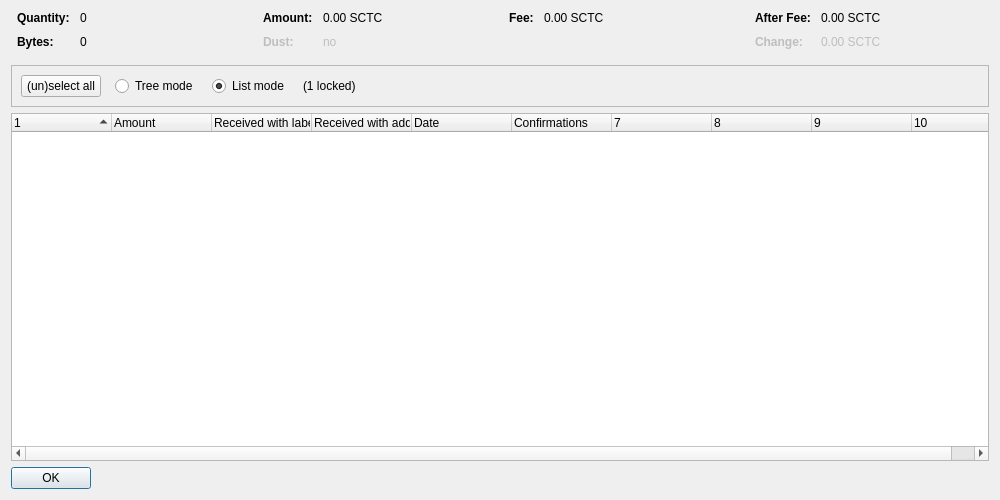
<?xml version="1.0" encoding="UTF-8"?>
<ui version="4.0">
 <class>CoinControlDialog</class>
 <widget class="QDialog" name="CoinControlDialog">
  <property name="geometry">
   <rect>
    <x>0</x>
    <y>0</y>
    <width>1000</width>
    <height>500</height>
   </rect>
  </property>
  <property name="windowTitle">
   <string>Coin Selection</string>
  </property>
  <layout class="QVBoxLayout" name="verticalLayout">
   <item>
    <layout class="QHBoxLayout" name="horizontalLayoutTop" stretch="0,0,0,0">
     <property name="topMargin">
      <number>0</number>
     </property>
     <property name="bottomMargin">
      <number>10</number>
     </property>
     <item>
      <layout class="QFormLayout" name="formLayoutCoinControl1">
       <property name="horizontalSpacing">
        <number>10</number>
       </property>
       <property name="verticalSpacing">
        <number>10</number>
       </property>
       <property name="leftMargin">
        <number>6</number>
       </property>
       <property name="rightMargin">
        <number>6</number>
       </property>
       <item row="0" column="0">
        <widget class="QLabel" name="labelCoinControlQuantityText">
         <property name="font">
          <font>
           <weight>75</weight>
           <bold>true</bold>
          </font>
         </property>
         <property name="text">
          <string>Quantity:</string>
         </property>
        </widget>
       </item>
       <item row="0" column="1">
        <widget class="QLabel" name="labelCoinControlQuantity">
         <property name="cursor">
          <cursorShape>IBeamCursor</cursorShape>
         </property>
         <property name="contextMenuPolicy">
          <enum>Qt::ActionsContextMenu</enum>
         </property>
         <property name="text">
          <string notr="true">0</string>
         </property>
         <property name="textInteractionFlags">
          <set>Qt::LinksAccessibleByMouse|Qt::TextSelectableByKeyboard|Qt::TextSelectableByMouse</set>
         </property>
        </widget>
       </item>
       <item row="1" column="0">
        <widget class="QLabel" name="labelCoinControlBytesText">
         <property name="font">
          <font>
           <weight>75</weight>
           <bold>true</bold>
          </font>
         </property>
         <property name="text">
          <string>Bytes:</string>
         </property>
        </widget>
       </item>
       <item row="1" column="1">
        <widget class="QLabel" name="labelCoinControlBytes">
         <property name="cursor">
          <cursorShape>IBeamCursor</cursorShape>
         </property>
         <property name="contextMenuPolicy">
          <enum>Qt::ActionsContextMenu</enum>
         </property>
         <property name="text">
          <string notr="true">0</string>
         </property>
         <property name="textInteractionFlags">
          <set>Qt::LinksAccessibleByMouse|Qt::TextSelectableByKeyboard|Qt::TextSelectableByMouse</set>
         </property>
        </widget>
       </item>
      </layout>
     </item>
     <item>
      <layout class="QFormLayout" name="formLayoutCoinControl2">
       <property name="horizontalSpacing">
        <number>10</number>
       </property>
       <property name="verticalSpacing">
        <number>10</number>
       </property>
       <property name="leftMargin">
        <number>6</number>
       </property>
       <property name="rightMargin">
        <number>6</number>
       </property>
       <item row="0" column="0">
        <widget class="QLabel" name="labelCoinControlAmountText">
         <property name="font">
          <font>
           <weight>75</weight>
           <bold>true</bold>
          </font>
         </property>
         <property name="text">
          <string>Amount:</string>
         </property>
        </widget>
       </item>
       <item row="0" column="1">
        <widget class="QLabel" name="labelCoinControlAmount">
         <property name="cursor">
          <cursorShape>IBeamCursor</cursorShape>
         </property>
         <property name="contextMenuPolicy">
          <enum>Qt::ActionsContextMenu</enum>
         </property>
         <property name="text">
          <string notr="true">0.00 SCTC</string>
         </property>
         <property name="textInteractionFlags">
          <set>Qt::LinksAccessibleByMouse|Qt::TextSelectableByKeyboard|Qt::TextSelectableByMouse</set>
         </property>
        </widget>
       </item>
       <item row="1" column="0">
        <widget class="QLabel" name="labelCoinControlLowOutputText">
         <property name="enabled">
          <bool>false</bool>
         </property>
         <property name="font">
          <font>
           <weight>75</weight>
           <bold>true</bold>
          </font>
         </property>
         <property name="text">
          <string>Dust:</string>
         </property>
        </widget>
       </item>
       <item row="1" column="1">
        <widget class="QLabel" name="labelCoinControlLowOutput">
         <property name="enabled">
          <bool>false</bool>
         </property>
         <property name="cursor">
          <cursorShape>IBeamCursor</cursorShape>
         </property>
         <property name="contextMenuPolicy">
          <enum>Qt::ActionsContextMenu</enum>
         </property>
         <property name="text">
          <string notr="true">no</string>
         </property>
         <property name="textInteractionFlags">
          <set>Qt::LinksAccessibleByMouse|Qt::TextSelectableByKeyboard|Qt::TextSelectableByMouse</set>
         </property>
        </widget>
       </item>
      </layout>
     </item>
     <item>
      <layout class="QFormLayout" name="formLayoutCoinControl3">
       <property name="horizontalSpacing">
        <number>10</number>
       </property>
       <property name="verticalSpacing">
        <number>10</number>
       </property>
       <property name="leftMargin">
        <number>6</number>
       </property>
       <property name="rightMargin">
        <number>6</number>
       </property>
       <item row="0" column="0">
        <widget class="QLabel" name="labelCoinControlFeeText">
         <property name="font">
          <font>
           <weight>75</weight>
           <bold>true</bold>
          </font>
         </property>
         <property name="text">
          <string>Fee:</string>
         </property>
        </widget>
       </item>
       <item row="0" column="1">
        <widget class="QLabel" name="labelCoinControlFee">
         <property name="cursor">
          <cursorShape>IBeamCursor</cursorShape>
         </property>
         <property name="contextMenuPolicy">
          <enum>Qt::ActionsContextMenu</enum>
         </property>
         <property name="text">
          <string notr="true">0.00 SCTC</string>
         </property>
         <property name="textInteractionFlags">
          <set>Qt::LinksAccessibleByMouse|Qt::TextSelectableByKeyboard|Qt::TextSelectableByMouse</set>
         </property>
        </widget>
       </item>
      </layout>
     </item>
     <item>
      <layout class="QFormLayout" name="formLayoutCoinControl4">
       <property name="horizontalSpacing">
        <number>10</number>
       </property>
       <property name="verticalSpacing">
        <number>10</number>
       </property>
       <property name="leftMargin">
        <number>6</number>
       </property>
       <property name="rightMargin">
        <number>6</number>
       </property>
       <item row="0" column="0">
        <widget class="QLabel" name="labelCoinControlAfterFeeText">
         <property name="font">
          <font>
           <weight>75</weight>
           <bold>true</bold>
          </font>
         </property>
         <property name="text">
          <string>After Fee:</string>
         </property>
        </widget>
       </item>
       <item row="0" column="1">
        <widget class="QLabel" name="labelCoinControlAfterFee">
         <property name="cursor">
          <cursorShape>IBeamCursor</cursorShape>
         </property>
         <property name="contextMenuPolicy">
          <enum>Qt::ActionsContextMenu</enum>
         </property>
         <property name="text">
          <string notr="true">0.00 SCTC</string>
         </property>
         <property name="textInteractionFlags">
          <set>Qt::LinksAccessibleByMouse|Qt::TextSelectableByKeyboard|Qt::TextSelectableByMouse</set>
         </property>
        </widget>
       </item>
       <item row="1" column="0">
        <widget class="QLabel" name="labelCoinControlChangeText">
         <property name="enabled">
          <bool>false</bool>
         </property>
         <property name="font">
          <font>
           <weight>75</weight>
           <bold>true</bold>
          </font>
         </property>
         <property name="text">
          <string>Change:</string>
         </property>
        </widget>
       </item>
       <item row="1" column="1">
        <widget class="QLabel" name="labelCoinControlChange">
         <property name="enabled">
          <bool>false</bool>
         </property>
         <property name="cursor">
          <cursorShape>IBeamCursor</cursorShape>
         </property>
         <property name="contextMenuPolicy">
          <enum>Qt::ActionsContextMenu</enum>
         </property>
         <property name="text">
          <string notr="true">0.00 SCTC</string>
         </property>
         <property name="textInteractionFlags">
          <set>Qt::LinksAccessibleByMouse|Qt::TextSelectableByKeyboard|Qt::TextSelectableByMouse</set>
         </property>
        </widget>
       </item>
      </layout>
     </item>
    </layout>
   </item>
   <item>
    <widget class="QFrame" name="frame">
     <property name="minimumSize">
      <size>
       <width>0</width>
       <height>40</height>
      </size>
     </property>
     <property name="frameShape">
      <enum>QFrame::StyledPanel</enum>
     </property>
     <property name="frameShadow">
      <enum>QFrame::Sunken</enum>
     </property>
     <layout class="QHBoxLayout" name="horizontalLayout">
      <item>
       <layout class="QHBoxLayout" name="horizontalLayoutPanel" stretch="0,0,0,0,0">
        <property name="spacing">
         <number>14</number>
        </property>
        <item>
         <widget class="QPushButton" name="pushButtonSelectAll">
          <property name="sizePolicy">
           <sizepolicy hsizetype="Maximum" vsizetype="Fixed">
            <horstretch>0</horstretch>
            <verstretch>0</verstretch>
           </sizepolicy>
          </property>
          <property name="text">
           <string>(un)select all</string>
          </property>
          <property name="autoDefault">
           <bool>false</bool>
          </property>
         </widget>
        </item>
        <item>
         <widget class="QRadioButton" name="radioTreeMode">
          <property name="sizePolicy">
           <sizepolicy hsizetype="Maximum" vsizetype="Fixed">
            <horstretch>0</horstretch>
            <verstretch>0</verstretch>
           </sizepolicy>
          </property>
          <property name="text">
           <string>Tree mode</string>
          </property>
         </widget>
        </item>
        <item>
         <widget class="QRadioButton" name="radioListMode">
          <property name="sizePolicy">
           <sizepolicy hsizetype="Maximum" vsizetype="Fixed">
            <horstretch>0</horstretch>
            <verstretch>0</verstretch>
           </sizepolicy>
          </property>
          <property name="text">
           <string>List mode</string>
          </property>
          <property name="checked">
           <bool>true</bool>
          </property>
         </widget>
        </item>
        <item>
         <widget class="QLabel" name="labelLocked">
          <property name="text">
           <string notr="true">(1 locked)</string>
          </property>
         </widget>
        </item>
        <item>
         <spacer name="horizontalSpacer">
          <property name="orientation">
           <enum>Qt::Horizontal</enum>
          </property>
          <property name="sizeHint" stdset="0">
           <size>
            <width>40</width>
            <height>20</height>
           </size>
          </property>
         </spacer>
        </item>
       </layout>
      </item>
     </layout>
    </widget>
   </item>
   <item>
    <widget class="CoinControlTreeWidget" name="treeWidget">
     <property name="contextMenuPolicy">
      <enum>Qt::CustomContextMenu</enum>
     </property>
     <property name="sortingEnabled">
      <bool>false</bool>
     </property>
     <property name="columnCount">
      <number>10</number>
     </property>
     <attribute name="headerShowSortIndicator" stdset="0">
      <bool>true</bool>
     </attribute>
     <attribute name="headerStretchLastSection">
      <bool>false</bool>
     </attribute>
     <column>
      <property name="text">
       <string/>
      </property>
     </column>
     <column>
      <property name="text">
       <string>Amount</string>
      </property>
     </column>
     <column>
      <property name="text">
       <string>Received with label</string>
      </property>
     </column>
     <column>
      <property name="text">
       <string>Received with address</string>
      </property>
     </column>
     <column>
      <property name="text">
       <string>Date</string>
      </property>
     </column>
     <column>
      <property name="text">
       <string>Confirmations</string>
      </property>
      <property name="toolTip">
       <string>Confirmed</string>
      </property>
     </column>
     <column>
      <property name="text">
       <string/>
      </property>
     </column>
     <column>
      <property name="text">
       <string/>
      </property>
     </column>
     <column>
      <property name="text">
       <string/>
      </property>
     </column>
     <column>
      <property name="text">
       <string/>
      </property>
     </column>
    </widget>
   </item>
   <item>
    <widget class="QDialogButtonBox" name="buttonBox">
     <property name="sizePolicy">
      <sizepolicy hsizetype="Maximum" vsizetype="Fixed">
       <horstretch>0</horstretch>
       <verstretch>0</verstretch>
      </sizepolicy>
     </property>
     <property name="orientation">
      <enum>Qt::Horizontal</enum>
     </property>
     <property name="standardButtons">
      <set>QDialogButtonBox::Ok</set>
     </property>
    </widget>
   </item>
  </layout>
 </widget>
 <customwidgets>
  <customwidget>
   <class>CoinControlTreeWidget</class>
   <extends>QTreeWidget</extends>
   <header>coincontroltreewidget.h</header>
  </customwidget>
 </customwidgets>
 <resources/>
 <connections/>
</ui>
